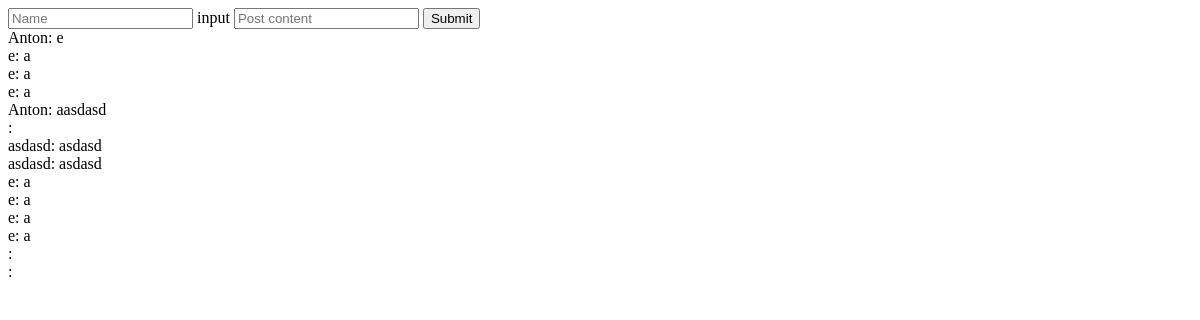
Before: / with the older database file.
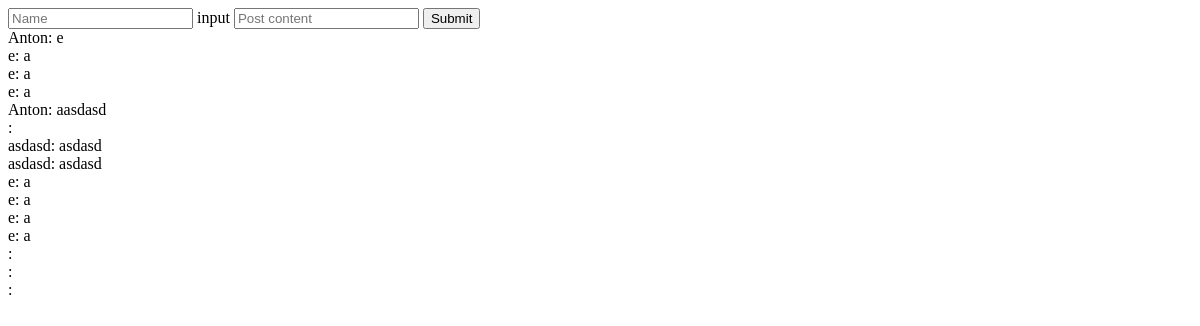
After: the same page with the newer database file.
### tables this page shows
CREATE TABLE posts (
		id integer primary key autoincrement,
		name text not null,
		content text not null
);

### app.py (the view)
@app.route('/', methods=['GET', 'POST'])
def index():
    if request.method == 'GET':
        pass
    if request.method == 'POST':
        name = request.form.get('name')
        post = request.form.get('post')
        create_post(name, post)
    posts = get_posts()
    return render_template('index.html', posts=posts)

### models.py (called while the page is built)
def get_posts():
    con = sql.connect(path.join(ROOT, 'database.db'))
    cur=con.cursor()
    cur.execute('select * from posts')
    posts=cur.fetchall()
    return posts

### templates/index.html
<!DOCTYPE html>
<html>
<body>
    <form action='/' method='post'>
        <input placeholder="Name" name='name'> input
        <input placeholder="Post content" name='post'>
        <input type='submit' value='Submit'>
    </form>
    {% for post in posts %}
    <div>{{post[1] + ': ' + post[2]}}</div>
    {% endfor %}
</body>
</html>

Changed rows visible on the page:
added posts: name+content ":"
